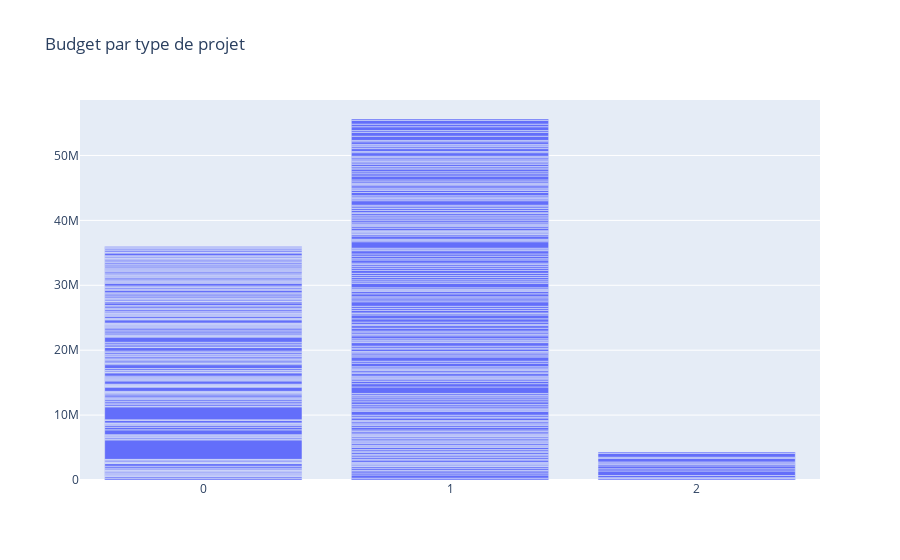

Notebook code cell kept with this figure:
### Code cell
fig = go.Figure(data = [go.Bar(x = df4.TypeProjet, y = df4.BudgetMaxEuro)],
    layout = go.Layout(title = go.layout.Title(text = 'Budget par type de projet')))
fig.show()

### Figure 1 — Plotly figure (JSON) as saved in the notebook; plotly's stock layout.template omitted (floating-point values rounded to 4 significant figures; data arrays with more than 128 entries replaced by an {"elided": "..."} marker saying what was removed)
{"data": [{"type": "bar", "x": {"elided": "363 int values"}, "y": {"elided": "363 int values"}}], "layout": {"title": {"text": "Budget par type de projet"}}}
